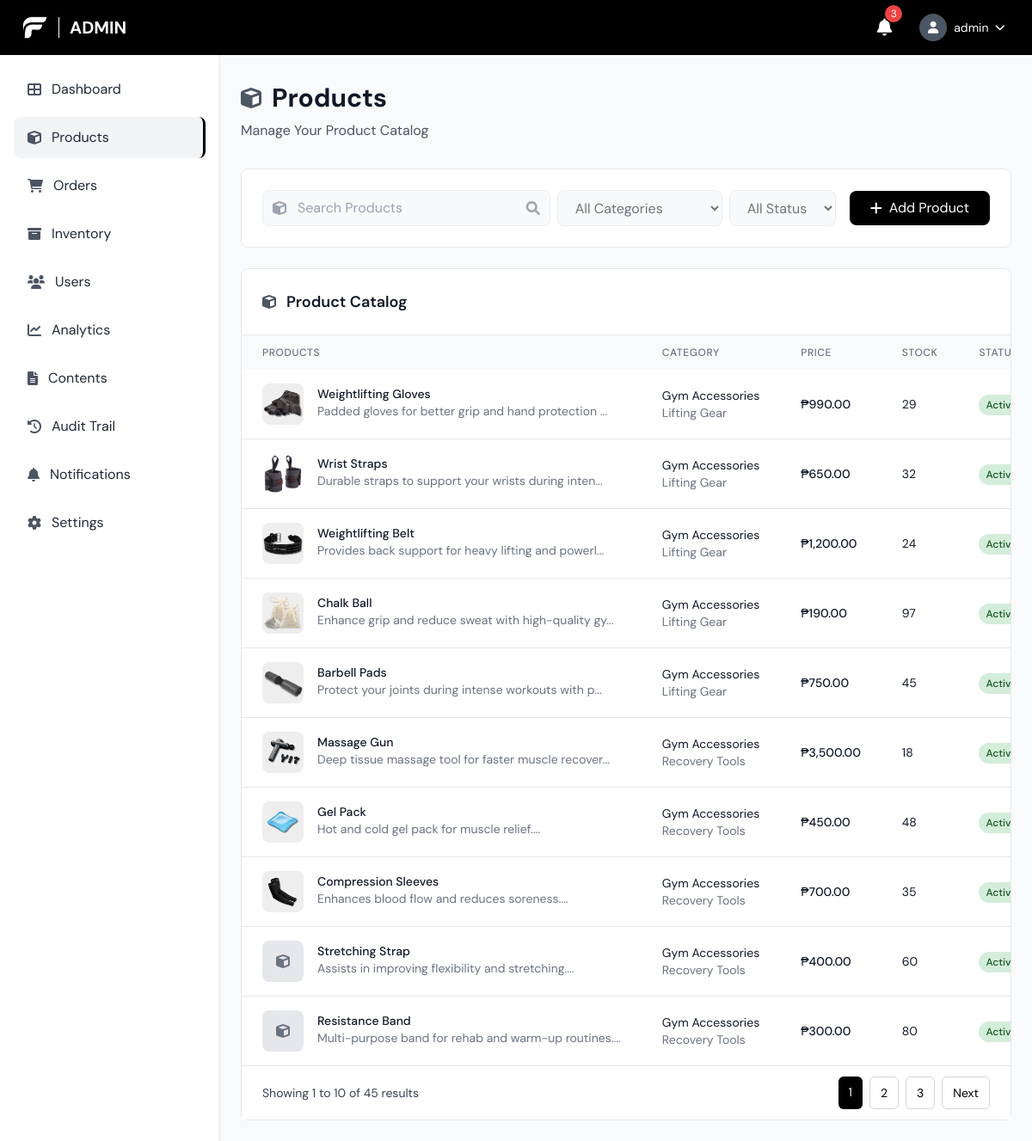
Before: /admin/product.php (signed in) with the older database file.
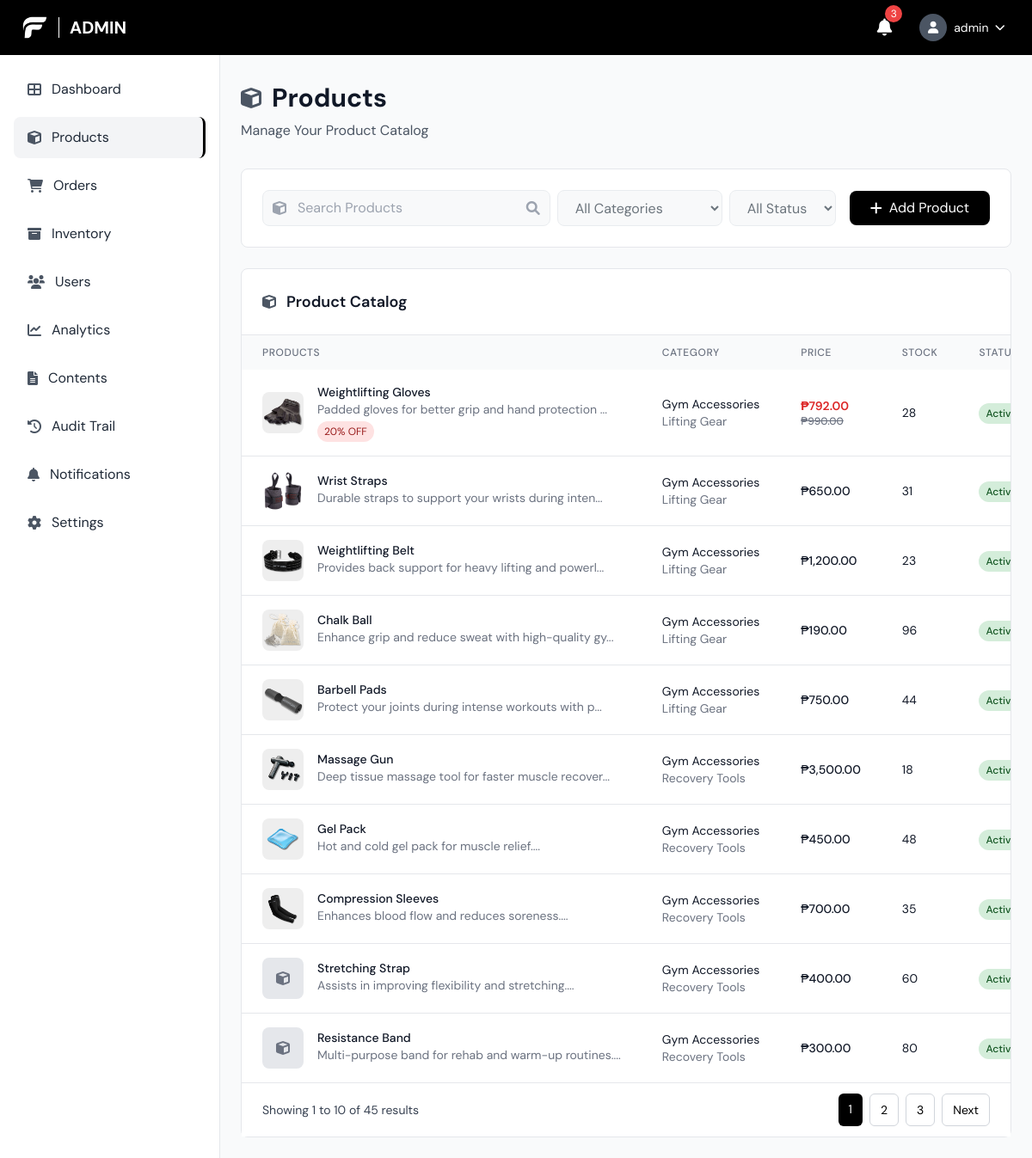
After: the same page with the newer database file.
### tables this page shows
CREATE TABLE `products` (
  `product_id` bigint(20) UNSIGNED NOT NULL,
  `name` varchar(150) NOT NULL,
  `description` text DEFAULT NULL,
  `price` decimal(10,2) NOT NULL,
  `category_id` bigint(20) UNSIGNED DEFAULT NULL,
  `subcategory_id` bigint(20) UNSIGNED DEFAULT NULL,
  `images` longtext DEFAULT NULL CHECK (json_valid(`images`)),
  `stock_quantity` int(11) NOT NULL DEFAULT 0,
  `status` enum('active','inactive') NOT NULL DEFAULT 'active',
  `is_popular` tinyint(1) NOT NULL DEFAULT 0,
  `is_best_seller` tinyint(1) NOT NULL DEFAULT 0,
  `sale_percentage` int(11) DEFAULT 0,
  `created_at` timestamp NOT NULL DEFAULT current_timestamp(),
  `updated_at` timestamp NOT NULL DEFAULT current_timestamp() ON UPDATE current_timestamp(),
  `min_stock_level` int(11) NOT NULL DEFAULT 10
);

CREATE TABLE `categories` (
  `category_id` bigint(20) UNSIGNED NOT NULL,
  `name` varchar(100) NOT NULL,
  `description` text DEFAULT NULL,
  `created_at` timestamp NOT NULL DEFAULT current_timestamp(),
  `updated_at` timestamp NOT NULL DEFAULT current_timestamp() ON UPDATE current_timestamp()
);

CREATE TABLE `subcategories` (
  `subcategory_id` bigint(20) UNSIGNED NOT NULL,
  `category_id` bigint(20) UNSIGNED NOT NULL,
  `name` varchar(100) NOT NULL,
  `description` text DEFAULT NULL,
  `created_at` timestamp NOT NULL DEFAULT current_timestamp(),
  `updated_at` timestamp NOT NULL DEFAULT current_timestamp() ON UPDATE current_timestamp()
);

### admin/product.php (the view, shortened to what the changed rows need)
<?php
$pdo = getDBConnection();
$page = max(1, intval($_GET['page'] ?? 1));
$limit = 10;
$offset = ($page - 1) * $limit;
$where_conditions = [];
$params = [];
$where_clause = $where_conditions ? "WHERE " . implode(" AND ", $where_conditions) : "";
$sql = "SELECT p.*, c.name as category_name, s.name as subcategory_name
        FROM products p
        LEFT JOIN categories c ON p.category_id = c.category_id
        LEFT JOIN subcategories s ON p.subcategory_id = s.subcategory_id
        $where_clause
        ORDER BY p.created_at DESC
        LIMIT $limit OFFSET $offset";
$stmt = $pdo->prepare($sql);
$stmt->execute($params);
$products = $stmt->fetchAll();
?>
<!DOCTYPE html>
<html lang="en">
<head>
    <script src="https://cdn.tailwindcss.com"></script>
    <link href="https://cdnjs.cloudflare.com/ajax/libs/font-awesome/6.0.0/css/all.min.css" rel="stylesheet">
    <link rel="stylesheet" href="../css/style.css">
</head>
<body class="font-body bg-gray-50">
    <header class="bg-black text-white fixed top-0 left-0 right-0 z-50 h-16 flex items-center justify-between px-6">
        <div class="flex items-center space-x-3">
            <h1 class="text-xl font-bold uppercase">Admin</h1>
        </div>
    </header>
    <main class="ml-64 pt-24 pb-6 px-6">
        <div class="mb-8">
            <div class="flex items-center space-x-3 mb-2">
                <h1 class="text-3xl font-bold text-gray-900">Products</h1>
            </div>
        </div>
        <div class="bg-white rounded-lg border border-gray-200">
            <div class="p-6 border-b border-gray-200">
                <div class="flex items-center space-x-3">
                    <h2 class="text-lg font-semibold text-gray-900">Product Catalog</h2>
                </div>
            </div>
            <div class="overflow-x-auto">
                <table class="w-full">
                    <thead class="bg-gray-50">
                        <tr>
                            <th class="px-6 py-3 text-left text-xs font-medium text-gray-500 uppercase tracking-wider">Products</th>
                            <th class="px-6 py-3 text-left text-xs font-medium text-gray-500 uppercase tracking-wider">Category</th>
                            <th class="px-6 py-3 text-left text-xs font-medium text-gray-500 uppercase tracking-wider">Price</th>
                            <th class="px-6 py-3 text-left text-xs font-medium text-gray-500 uppercase tracking-wider">Stock</th>
                            <th class="px-6 py-3 text-left text-xs font-medium text-gray-500 uppercase tracking-wider">Status</th>
                        </tr>
                    </thead>
                    <tbody class="bg-white divide-y divide-gray-200">
                        <?php if (empty($products)): ?>
                            <tr>
                                <td colspan="6" class="px-6 py-12 text-center text-gray-500">
                                    <i class="fas fa-cube text-4xl mb-4"></i>
                                    <p>No products found</p>
                                </td>
                            </tr>
                        <?php else: ?>
                            <?php foreach ($products as $product): ?>
                                <tr class="hover:bg-gray-50">
                                    <td class="px-6 py-4 whitespace-nowrap">
                                        <div class="flex items-center">
                                            <?php
                                            $product_images = json_decode($product['images'] ?: '[]', true);
                                            if (!empty($product_images)):
                                            ?>
                                                <img src="../<?php echo htmlspecialchars($product_images[0]); ?>" alt="<?php echo htmlspecialchars($product['name']); ?>" class="w-12 h-12 rounded-lg object-cover mr-4">
                                            <?php else: ?>
                                                <div class="w-12 h-12 bg-gray-200 rounded-lg flex items-center justify-center mr-4">
                                                    <i class="fas fa-cube text-gray-500"></i>
                                                </div>
                                            <?php endif; ?>
                                            <div>
                                                <div class="text-sm font-medium text-gray-900"><?php echo htmlspecialchars($product['name']); ?></div>
                                                <div class="text-sm text-gray-500"><?php echo htmlspecialchars(substr($product['description'], 0, 50)) . '...'; ?></div>
                                                <div class="flex space-x-2 mt-1">
                                                    <?php if ($product['sale_percentage'] > 0): ?>
                                                        <span class="bg-red-100 text-red-800 px-2 py-1 text-xs rounded-full"><?php echo $product['sale_percentage']; ?>% OFF</span>
                                                    <?php endif; ?>
                                                </div>
                                            </div>
                                        </div>
                                    </td>
                                    <td class="px-6 py-4 whitespace-nowrap text-sm text-gray-900">
                                        <?php echo htmlspecialchars($product['category_name'] ?? 'N/A'); ?>
                                        <?php if ($product['subcategory_name']): ?>
                                            <br><span class="text-gray-500"><?php echo htmlspecialchars($product['subcategory_name']); ?></span>
                                        <?php endif; ?>
                                    </td>
                                    <td class="px-6 py-4 whitespace-nowrap text-sm font-medium text-gray-900">
                                        <?php if ($product['sale_percentage'] > 0): ?>
                                            <?php
                                            $original_price = $product['price'];
                                            $sale_price = $original_price * (1 - $product['sale_percentage'] / 100);
                                            ?>
                                            <div class="flex flex-col">
                                                <span class="text-red-600 font-semibold">₱<?php echo number_format($sale_price, 2); ?></span>
                                                <span class="text-gray-500 line-through text-xs">₱<?php echo number_format($original_price, 2); ?></span>
                                            </div>
                                        <?php else: ?>
                                            ₱<?php echo number_format($product['price'], 2); ?>
                                        <?php endif; ?>
                                    </td>
                                    <td class="px-6 py-4 whitespace-nowrap text-sm text-gray-900">
                                        <?php echo $product['stock_quantity']; ?>
                                    </td>
                                    <td class="px-6 py-4 whitespace-nowrap">
                                        <span class="px-2 py-1 text-xs font-medium rounded-full <?php echo $product['status'] == 'active' ? 'status-active' : 'status-inactive'; ?>">
                                            <?php echo ucfirst($product['status']); ?>
                                        </span>
                                    </td>
                                </tr>
                            <?php endforeach; ?>
                        <?php endif; ?>
                    </tbody>
                </table>
            </div>
        </div>
    </main>
</body>
</html>

Changed rows visible on the page:
changed products "Weightlifting Gloves": sale_percentage (not shown) → "20"; sale_price (not shown) → "792.00"; stock_quantity "29" → "28"
changed products "Wrist Straps": stock_quantity "32" → "31"
changed products "Weightlifting Belt": stock_quantity "24" → "23"
changed products "Chalk Ball": stock_quantity "97" → "96"
changed products "Barbell Pads": stock_quantity "45" → "44"
